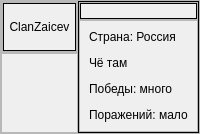
         <widget class="QWidget" name="page_team">
          <layout class="QGridLayout" name="gridLayout_9">
           <property name="leftMargin">
            <number>0</number>
           </property>
           <property name="topMargin">
            <number>0</number>
           </property>
           <property name="rightMargin">
            <number>0</number>
           </property>
           <property name="bottomMargin">
            <number>0</number>
           </property>
           <property name="spacing">
            <number>0</number>
           </property>
           <item row="0" column="0">
            <widget class="QFrame" name="frame_19">
             <property name="frameShape">
              <enum>QFrame::StyledPanel</enum>
             </property>
             <property name="frameShadow">
              <enum>QFrame::Raised</enum>
             </property>
             <layout class="QHBoxLayout" name="horizontalLayout_5">
              <property name="spacing">
               <number>0</number>
              </property>
              <property name="leftMargin">
               <number>0</number>
              </property>
              <property name="topMargin">
               <number>0</number>
              </property>
              <property name="rightMargin">
               <number>0</number>
              </property>
              <property name="bottomMargin">
               <number>0</number>
              </property>
              <item>
               <widget class="QFrame" name="frame_30">
                <property name="frameShape">
                 <enum>QFrame::StyledPanel</enum>
                </property>
                <property name="frameShadow">
                 <enum>QFrame::Raised</enum>
                </property>
                <layout class="QVBoxLayout" name="verticalLayout_22">
                 <property name="spacing">
                  <number>0</number>
                 </property>
                 <property name="leftMargin">
                  <number>0</number>
                 </property>
                 <property name="topMargin">
                  <number>0</number>
                 </property>
                 <property name="rightMargin">
                  <number>0</number>
                 </property>
                 <property name="bottomMargin">
                  <number>0</number>
                 </property>
                 <item>
                  <widget class="QFrame" name="frame_34">
                   <property name="minimumSize">
                    <size>
                     <width>0</width>
                     <height>50</height>
                    </size>
                   </property>
                   <property name="maximumSize">
                    <size>
                     <width>16777215</width>
                     <height>50</height>
                    </size>
                   </property>
                   <property name="frameShape">
                    <enum>QFrame::StyledPanel</enum>
                   </property>
                   <property name="frameShadow">
                    <enum>QFrame::Raised</enum>
                   </property>
                   <layout class="QGridLayout" name="gridLayout_19">
                    <property name="leftMargin">
                     <number>0</number>
                    </property>
                    <property name="topMargin">
                     <number>0</number>
                    </property>
                    <property name="rightMargin">
                     <number>0</number>
                    </property>
                    <property name="bottomMargin">
                     <number>0</number>
                    </property>
                    <property name="spacing">
                     <number>0</number>
                    </property>
                    <item row="0" column="0">
                     <widget class="QLabel" name="label_team_name">
                      <property name="frameShape">
                       <enum>QFrame::Box</enum>
                      </property>
                      <property name="text">
                       <string>ClanZaicev</string>
                      </property>
                      <property name="alignment">
                       <set>Qt::AlignCenter</set>
                      </property>
                     </widget>
                    </item>
                   </layout>
                  </widget>
                 </item>
                 <item alignment="Qt::AlignTop">
                  <widget class="QFrame" name="frame_team_players">
                   <property name="frameShape">
                    <enum>QFrame::StyledPanel</enum>
                   </property>
                   <property name="frameShadow">
                    <enum>QFrame::Raised</enum>
                   </property>
                   <layout class="QVBoxLayout" name="verticalLayout_23">
                    <property name="spacing">
                     <number>0</number>
                    </property>
                    <property name="leftMargin">
                     <number>0</number>
                    </property>
                    <property name="topMargin">
                     <number>0</number>
                    </property>
                    <property name="rightMargin">
                     <number>0</number>
                    </property>
                    <property name="bottomMargin">
                     <number>0</number>
                    </property>
                    <item>
                     <widget class="PlayerWidget" name="widget_4" native="true"/>
                    </item>
                   </layout>
                  </widget>
                 </item>
                </layout>
               </widget>
              </item>
              <item>
               <widget class="QFrame" name="frame_31">
                <property name="frameShape">
                 <enum>QFrame::Box</enum>
                </property>
                <property name="frameShadow">
                 <enum>QFrame::Plain</enum>
                </property>
                <layout class="QVBoxLayout" name="verticalLayout_21">
                 <property name="spacing">
                  <number>0</number>
                 </property>
                 <property name="leftMargin">
                  <number>0</number>
                 </property>
                 <property name="topMargin">
                  <number>0</number>
                 </property>
                 <property name="rightMargin">
                  <number>0</number>
                 </property>
                 <property name="bottomMargin">
                  <number>0</number>
                 </property>
                 <item>
                  <widget class="QFrame" name="frame_32">
                   <property name="maximumSize">
                    <size>
                     <width>16777215</width>
                     <height>200</height>
                    </size>
                   </property>
                   <property name="frameShape">
                    <enum>QFrame::StyledPanel</enum>
                   </property>
                   <property name="frameShadow">
                    <enum>QFrame::Raised</enum>
                   </property>
                   <layout class="QGridLayout" name="gridLayout_20">
                    <property name="leftMargin">
                     <number>0</number>
                    </property>
                    <property name="topMargin">
                     <number>0</number>
                    </property>
                    <property name="rightMargin">
                     <number>0</number>
                    </property>
                    <property name="bottomMargin">
                     <number>0</number>
                    </property>
                    <property name="spacing">
                     <number>0</number>
                    </property>
                    <item row="0" column="0">
                     <widget class="QLabel" name="label_team_avatar">
                      <property name="maximumSize">
                       <size>
                        <width>150</width>
                        <height>150</height>
                       </size>
                      </property>
                      <property name="frameShape">
                       <enum>QFrame::Box</enum>
                      </property>
                      <property name="frameShadow">
                       <enum>QFrame::Plain</enum>
                      </property>
                      <property name="text">
                       <string/>
                      </property>
                      <property name="pixmap">
                       <pixmap>images/user.png</pixmap>
                      </property>
                      <property name="scaledContents">
                       <bool>true</bool>
                      </property>
                      <property name="alignment">
                       <set>Qt::AlignCenter</set>
                      </property>
                     </widget>
                    </item>
                   </layout>
                  </widget>
                 </item>
                 <item>
                  <widget class="QFrame" name="frame_33">
                   <property name="frameShape">
                    <enum>QFrame::StyledPanel</enum>
                   </property>
                   <property name="frameShadow">
                    <enum>QFrame::Raised</enum>
                   </property>
                   <layout class="QGridLayout" name="gridLayout_21">
                    <item row="0" column="0">
                     <widget class="QLabel" name="label_team_info">
                      <property name="text">
                       <string>&lt;html&gt;&lt;head/&gt;&lt;body&gt;&lt;p&gt;Страна: Россия&lt;/p&gt;&lt;p&gt;Чё там&lt;/p&gt;&lt;p&gt;Победы: много&lt;/p&gt;&lt;p&gt;Поражений: мало&lt;/p&gt;&lt;/body&gt;&lt;/html&gt;</string>
                      </property>
                      <property name="textFormat">
                       <enum>Qt::RichText</enum>
                      </property>
                      <property name="alignment">
                       <set>Qt::AlignLeading|Qt::AlignLeft|Qt::AlignTop</set>
                      </property>
                     </widget>
                    </item>
                   </layout>
                  </widget>
                 </item>
                </layout>
               </widget>
              </item>
             </layout>
            </widget>
           </item>
          </layout>
         </widget>
